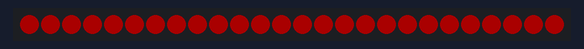
Bench run of a sketch on a simulated Arduino Uno, built with avr-gcc and run on an emulated ATmega328P. Shown: 26 RGB LEDs in strip order, left to right. Dim RGB values are drawn brighter than linear.

Above: at 0.47 s.
At 36.87 s:
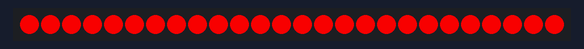

The sketch:

LED_BringUp_Fade.ino
```cpp
#include <Adafruit_NeoPixel.h>

const int ledPin = 2;
const int ledCount = 26;

int stripBrightness = 0;
int fadeAmount = 5;

  Adafruit_NeoPixel strip(ledCount, ledPin, NEO_GRB + NEO_KHZ800);

void setup() {
  strip.begin();
  strip.show();
}

void loop() {
  for (int i = 0; i < ledCount; i++) {
    strip.setPixelColor(i, strip.Color(stripBrightness, 0, 0));
  }
  strip.show();
  delay(30);

  stripBrightness += fadeAmount;

if (stripBrightness <= 0 || stripBrightness >= 255) {
  fadeAmount = -fadeAmount;
}

} 
```
